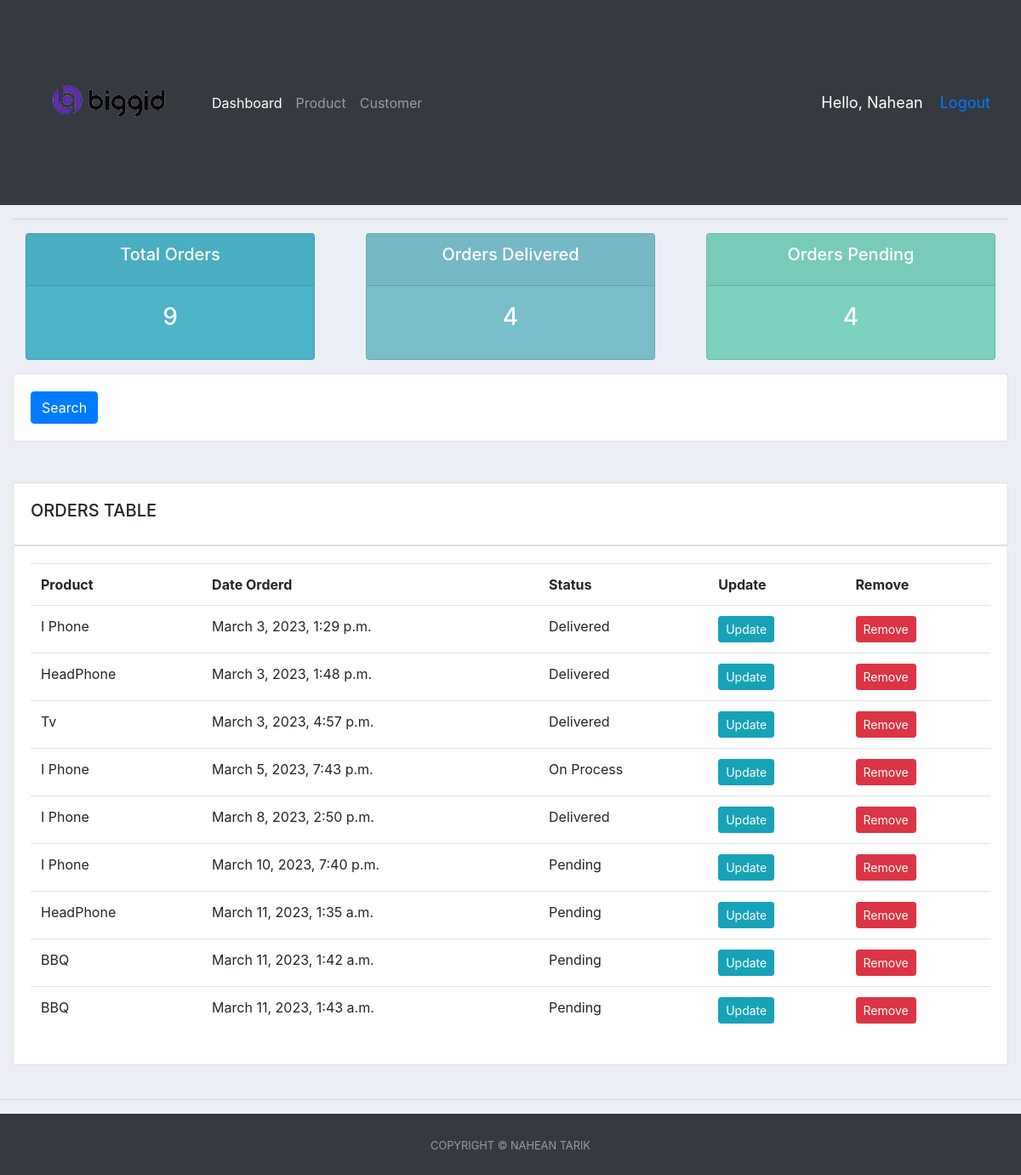
The app's page / (signed in) with its own data.
### accounts/models.py (models this page shows, shortened)
class Order(models.Model):
    STATUS = (
        ('Pending', 'Pending'),
        ('On Process', 'On Process'),
        ('Delivered', 'Delivered'),
    )
    customer = models.ForeignKey(
        Customer, null=True, on_delete=models.SET_NULL)
    product = models.ForeignKey(Product, null=True, on_delete=models.SET_NULL)
    date_created = models.DateTimeField(auto_now_add=True, null=True)
    status = models.CharField(max_length=200, null=True, choices=STATUS)

class Product(models.Model):
    CATEGORY = (
        ('Food', 'Food'),
        ('Outdoor Item', 'Outdoor Item'),
        ('Gadget', 'Gadget'),
    )
    name = models.CharField(max_length=200, null=True)
    price = models.FloatField(null=True)
    category = models.CharField(max_length=200, null=True, choices=CATEGORY)
    Description = models.CharField(max_length=200, null=True, blank=True)
    date_created = models.DateTimeField(auto_now_add=True, null=True)
    tags = models.ManyToManyField(Tag)
    def __str__(self):
        return self.name

### accounts/decorators.py (the view)
        def wrapper_func(request, *args, **kwargs):
            group = None
            if request.user.groups.exists():
                group = request.user.groups.all()[0].name
            if group in allowed_roles:
                return view_func(request, *args, **kwargs)
            else:
                return HttpResponse('You are not authorized to view this page')

### accounts/views.py (called while the page is built)
@login_required(login_url='login')
@allowed_users(allowed_roles=['admin'])
def home(request):
    customers = Customer.objects.all()
    orders = Order.objects.all()
    total_orders = orders.count()
    total_customers = customers.count()
    delivered = orders.filter(status='Delivered').count()
    pending = orders.filter(status='Pending').count()
    context = {'orders': orders,
               'total_orders': total_orders, 'total_customers': total_customers, 'delivered': delivered, 'pending': pending}
    return render(request, 'accounts/dashboard.html', context)

### accounts/templates/accounts/dashboard.html (shortened to what this page needs)
{% extends 'accounts/main.html' %} {% block content %}
{% include 'accounts/status.html' %}
<div class="row">
  <div class="col">
    <div class="card card-body">
      <form method="get">
        <button class="btn btn-primary" type="submit">Search</button>
      </form>
    </div>
  </div>
</div>
<br />
<class class="container-fluid">
  <br />
  <class class="row">
    <div class="col-md">
      <div class="card card-body">
        <h5>ORDERS TABLE</h5>
      </div>
      <div class="card card-body">
        <table class="table">
          <tr>
            <th>Product</th>
            <th>Date Orderd</th>
            <th>Status</th>
            <th>Update</th>
            <th>Remove</th>
          </tr>
          {% for i in orders %}
          <tr>
            <td>{{i.product}}</td>
            <td>{{i.date_created}}</td>
            <td>{{i.status}}</td>
            <td>
              <a
                class="btn btn-sm btn-info"
                href="{% url 'update_order' i.id %}"
                >Update</a
              >
            </td>
            <td>
              <a
                class="btn btn-sm btn-danger"
                href="{% url 'delete_order' i.id %}"
                >Remove</a
              >
            </td>
          </tr>
          {% endfor %}
        </table>
      </div>
    </div>
    </class>
    </class>
  </div>
    {% endblock %}

### accounts/templates/accounts/main.html (shortened to what this page needs)
{% load static %}
<!DOCTYPE html>
<html lang="en">
  <head>
    <link
      rel="stylesheet"
      href="https://cdn.jsdelivr.net/npm/bootstrap@4.4.1/dist/css/bootstrap.min.css"
    />
  </head>
  <body>
    {% include 'accounts/navbar.html' %}
    <div class="container-fluid">
    <hr />
    {% block content %} {% endblock %}
    <hr />
    {% include 'accounts/footer.html' %}
  </body>
</html>

### accounts/templates/accounts/navbar.html (shortened to what this page needs)
{% load static %}
<nav class="navbar navbar-expand-lg navbar-dark bg-dark">
  <img src="{% static '/static/image/im1.png' %}">
    <div class="collapse navbar-collapse" id="navbarNav">
      <ul class="navbar-nav">
        <li class="nav-item active">
          <a class="nav-link" href="{% url 'home' %}">Dashboard <span class="sr-only">(current)</span></a>
        </li>
        <li class="nav-item">
          <a class="nav-link" href="{% url 'product' %}">Product</a>
        </li>
      <li class="nav-item">
        <a class="nav-link" href="{% url 'customer_page' %}">Customer</a>
      </li>
    </div>
    <span class="hello-msg">Hello, {{request.user}}</span>
    <span class="hello-msg"><a href="{% url 'logout' %}">Logout</a></span>
  </nav>

### accounts/templates/accounts/status.html
<div class="row">
  <div class="col">
    <div class="col-md">
      <div class="card text-center text-white mb-3" id="total-orders">
        <div class="card-header">
          <h5 class="card-title">Total Orders</h5>
        </div>
        <div class="card-body">
          <h3 class="card-title">{{total_orders}}</h3>
        </div>
      </div>
    </div>
  </div>
  <div class="col">
    <div class="col-md">
      <div class="card text-center text-white mb-3" id="orders-delivered">
        <div class="card-header">
          <h5 class="card-title">Orders Delivered</h5>
        </div>
        <div class="card-body">
          <h3 class="card-title">{{delivered}}</h3>
        </div>
      </div>
    </div>
  </div>
  <div class="col">
    <div class="col-md">
      <div class="card text-center text-white mb-3" id="orders-pending">
        <div class="card-header">
          <h5 class="card-title">Orders Pending</h5>
        </div>
        <div class="card-body">
          <h3 class="card-title">{{pending}}</h3>
        </div>
      </div>
    </div>
  </div>
</div>

### accounts/templates/accounts/footer.html
<footer
  id="sticky-footer"
  class="flex-shrink-0 py-4 bg-dark text-white-50 footer-expand-lg"
>
  <div class="container text-center">
    <small>COPYRIGHT &copy; NAHEAN TARIK </small>
  </div>
</footer>

### accounts/templates/accounts/main.html (style rules this page uses)
body { background-color: #ebeff5; }
#total-orders { background-color: #4cb4c7; }
#orders-delivered { background-color: #7abecc; }
#orders-pending { background-color: #7cd1c0; }

### accounts/templates/accounts/navbar.html (style rules this page uses)
.hello-msg { font-size: 18px; color: white; margin-right: 20px; }

### records on screen
Order: product "I Phone", date_created "March 3, 2023, 1:29 p.m.", status "Delivered"
Order: product "HeadPhone", date_created "March 3, 2023, 1:48 p.m.", status "Delivered"
Order: product "Tv", date_created "March 3, 2023, 4:57 p.m.", status "Delivered"
Order: product "I Phone", date_created "March 5, 2023, 7:43 p.m.", status "On Process"
Order: product "I Phone", date_created "March 8, 2023, 2:50 p.m.", status "Delivered"
Order: product "I Phone", date_created "March 10, 2023, 7:40 p.m.", status "Pending"
Order: product "HeadPhone", date_created "March 11, 2023, 1:35 a.m.", status "Pending"
Order: product "BBQ", date_created "March 11, 2023, 1:42 a.m.", status "Pending"
Order: product "BBQ", date_created "March 11, 2023, 1:43 a.m.", status "Pending"

### other values on screen
{{ request.user }} "Nahean"
{{ total_orders }} "9"
{{ delivered }} "4"
{{ pending }} "4"
